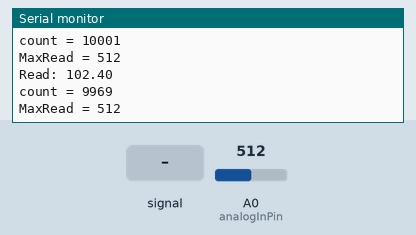
A sketch run on a simulated Arduino Uno, built with avr-gcc and run on an emulated ATmega328P. On the bench: the last lines printed to the serial monitor. The test bench sets the inputs (shaded band); at power-on: A0 (analogInPin) = 512.

Above: at 1.2 s.
1.3 s: A0 (analogInPin) fed a 200 Hz sine of ±81 counts around its level
At 1.76 s:
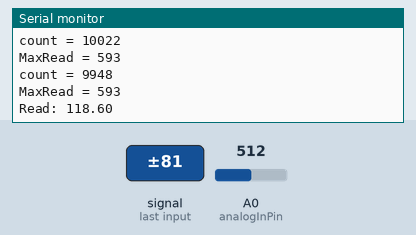
2.8 s: A0 (analogInPin) set to 716
At 2.96 s:
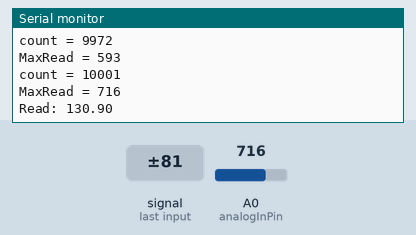
4.3 s: A0 (analogInPin) fed a 1000 Hz sine of ±255 counts around its level
At 4.57 s:
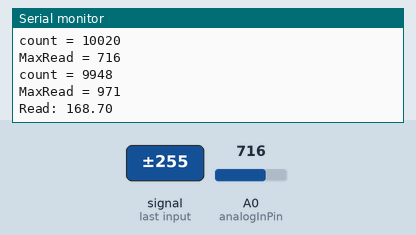
Timing chart, 0 to 7.3 s (numbered marks = the images above; inputs shaded):
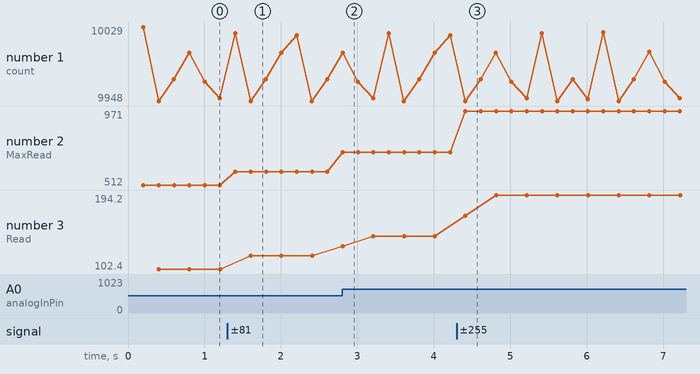

Measured:
- after the input at 1.3 s, the serial monitor: prints a new line after 0.11 s (image 1)
- after the input at 2.8 s, the serial monitor: prints a new line at once (image 2)
- after the input at 4.3 s, the serial monitor: prints a new line after 0.11 s (image 3)
- plotted number 2: 512 → 593 after the input at 1.3 s, 593 → 716 after the input at 2.8 s, 716 → 971 after the input at 4.3 s
- plotted number 3: 102.4 → 118.6 after the input at 1.3 s, 118.6 → 143.2 after the input at 2.8 s, 143.2 → 194.2 after the input at 4.3 s

The sketch:

activelock.ino
```cpp
const int analogInPin = A0;  // Analog input pin - FP signal
const int analogInPin_ref = A4;  // Analog input pin - FP Drive
const int analogOutPin = 4;  // Analog output pin

const double maximum = 4;  // Maximum voltage readings
const double threshold = maximum * 0.90;  // Threshold when the recovery happens
double current = 125;  // Initial output in the range between 0 to 255
int v = 0;   // A variable that help sweeping through the output
const int N = 1;  // Maximum data storaged

void setup() {
  Serial.begin(115200); // set baudrate
  Serial.println(); // test print
}

/* Original read, dosen't store, keep track of the maximum */
double read() {
  double sum = 0;
  int totalRun = 1;
  for (int i = 0; i < totalRun; i ++){
    int max = 0;
    unsigned long previousTime = millis();
    // 500 ms reading
    while (millis() - previousTime < 500) {
      int temp = analogRead(A0);
      if (temp > max){
        max = temp;
      }
    }
    sum = sum + max;
  }
  double rst = sum * 5 / 1023 / totalRun;
  return rst;
}

/* Read that store the data in an array, calc the maximum in the end */
int read_alt(){
  int max = 0;
  unsigned int arr[N];
  unsigned long previousTime = millis();

  int j = -1;
  while (millis() - previousTime < 200) {
    j = j + 1;
    arr[j] = analogRead(A0);
  }

  for (int k = 0; k < j; k++){
    Serial.println("Min:0,Max:1023");
    Serial.println(arr[k]);
    if (arr[k] > max){
      max = arr[k];
    }
  }
  //Serial.print("j = ");
  //Serial.println(j);
  return max;
}

/* Reading with a reference to the drive */
int read_ref(){
  int sum = 0;
  int lower = 950; // time to start the reading
  int upper = 1024; // time to end the reading
  unsigned long previousTime = millis();
  while(millis() - previousTime < 500){
    int temp = analogRead(analogInPin_ref);
    Serial.print("RefRead: ");
    Serial.println(temp);
    if(temp>lower && temp<upper){
      int read = analogRead(analogInPin);
      Serial.print("TempRead: ");
      Serial.println(read);
      sum = sum + read;
    }
  }
  return sum;
}

/*------------ADC setup------------*/

const byte adcPin = 0;  // A0
volatile int results [N];
volatile int resultNumber;
volatile int MaxRead;

// ADC complete ISR
ISR (ADC_vect){
  /* Running maximum */
  int temp = ADC;
  resultNumber ++;
  if (temp > MaxRead){
    MaxRead = temp;
  }
  /* store in an array reading */
  /*
  if (resultNumber >= MAX_RESULTS)
    ADCSRA = 0;  // turn off ADC
  else
    results [resultNumber++] = ADC;
  */
} // end of ADC_vect

EMPTY_INTERRUPT (TIMER1_COMPB_vect);

/* Fast reading with ADC */
double read_ADC(){
  unsigned long previousTime = millis();

  /* Reading in ~ 60 kHz */
  // reset Timer 1
  TCCR1A  = 0;
  TCCR1B  = 0;
  TCNT1   = 0;
  TCCR1B  = bit (CS11) | bit (WGM12);  // CTC, prescaler of 8
  TIMSK1  = bit (OCIE1B);
  OCR1A   = 39;
  OCR1B   = 39; // 20 uS - sampling frequency 50 kHz
  ADCSRA  =  bit (ADEN) | bit (ADIE) | bit (ADIF); // turn ADC on, want interrupt on completion
  ADCSRA |= bit (ADPS2);  // Prescaler of 16
  ADMUX   = bit (REFS0) | (adcPin & 7);
  ADCSRB  = bit (ADTS0) | bit (ADTS2);  // Timer/Counter1 Compare Match B
  ADCSRA |= bit (ADATE);   // turn on automatic triggering

  /* Reading in ~ 150 kHz */
  /*
  ADCSRA = 0;             // clear ADCSRA register
  ADCSRB = 0;             // clear ADCSRB register
  ADMUX |= (0 & 0x07);    // set A0 analog input pin
  ADMUX |= (1 << REFS0);  // set reference voltage
  ADMUX |= (1 << ADLAR);  // left align ADC value to 8 bits from ADCH register

  // sampling rate is [ADC clock] / [prescaler] / [conversion clock cycles]
  // for Arduino Uno ADC clock is 16 MHz and a conversion takes 13 clock cycles
  // ADCSRA |= (1 << ADPS2) | (1 << ADPS0);    // 32 prescaler for 38.5 KHz
  //ADCSRA |= (1 << ADPS2);                     // 16 prescaler for 76.9 KHz
  ADCSRA |= (1 << ADPS1) | (1 << ADPS0);    // 8 prescaler for 153.8 KHz

  ADCSRA |= (1 << ADATE); // enable auto trigger
  ADCSRA |= (1 << ADIE);  // enable interrupts when measurement complete
  ADCSRA |= (1 << ADEN);  // enable ADC
  ADCSRA |= (1 << ADSC);  // start ADC measurements
  */

  while (millis() - previousTime < 200){
    // Keep reading through ADC
    // Serial.println (results [i]);
  }
  ADCSRA = 0; //turn ADC off

  // Find out the maximum
  /*
  double max = 0;
  for (int k = 0; k < resultNumber; k++){
    //Serial.println("Min:0,Max:1023");
    //Serial.println(results[k]);
    if (results[k] > max){
      max = results[k];
    }
  }
  */
  Serial.print("count = ");
  Serial.println(resultNumber);

  resultNumber = 0; // reset counter
  double rst = MaxRead * 5 / 1023;
  Serial.print("MaxRead = ");
  Serial.println(MaxRead);
  return MaxRead;
}


/* Set the output within a range */
int set(int outputValue) {
  // 1 step ~ 0.02mA
  // int outputValue = map(current, 0, 100, 0, 255);
  if (outputValue > 255){
    outputValue = 255;
  }
  if (outputValue < 0){
    outputValue = 0;
  }
  analogWrite(analogOutPin, outputValue);
  delay(500);
  return outputValue;
}

/* Active servo to keep the postion near the right */
void active_servo() {
  double delta = 1;    // 0.02mA
  double p1 = 0.005;   // 0.5%
  double p2 = 0.01;    // 1%
  double ref = read();
  Serial.print("ref read is ");
  Serial.println(ref);
  set(current + delta);
  double plus = read();
  if (ref - plus < p1 * ref) { // Try if a slightly higher current won't impact so much
    current = current + delta;
    Serial.print("plus read is ");
    Serial.println(plus);
    Serial.print("active_servo_increase to ");
    Serial.println(current);
  } else { // Higher current unlocks the laser, try lower
    set(current - delta);
    double minus = read();
    if (minus - ref > p2 * ref) { // Lower current makes the lock significantly better
      current = current - delta;
      Serial.print("minus read is ");
      Serial.println(minus);
      Serial.print("active_servo_decrease to ");
      Serial.println(current);
    } else { // Neither higher or lower current is better, remain the current status
      set(current);
      Serial.print("remain read is ");
      Serial.println(minus);
      Serial.print("active_servo_remain at ");
      Serial.println(current);
    }
  }
}

/* Recovery that first jump to the right and gradually gets low */
void recovery() {
  current = current + 51; // Jumps 51 * 0.02mA ~ 1mA
  current = set(current);
  Serial.print("recovery_increase: ");
  Serial.println(current);
  double readValue = read();
  while (readValue < threshold) {
    current = current - 5; // Decrease 5 * 0.02mA ~ 0.1mA
    current = set(current);
    Serial.print("Reading is ");
    Serial.println(readValue);
    Serial.print("recovery_decrease: ");
    Serial.println(current);
    readValue = read();
  }
}

void loop() {


  /*
  // main loop
  if (read_ADC() > threshold){
    active_servo();
  }
  else{
    recovery();
  }
  */


  // check reading
  double x = 0;
  for (int i = 0; i < 2; i ++)
    x = x+ read_ADC();
  //analogRead(A0);
  x=x/10;
  Serial.print("Read: ");
  Serial.println(x);


  // check the output
  /*
  v=v+10;
  v=v%255;
  set(200);
  Serial.println(v);
  */

}
```
